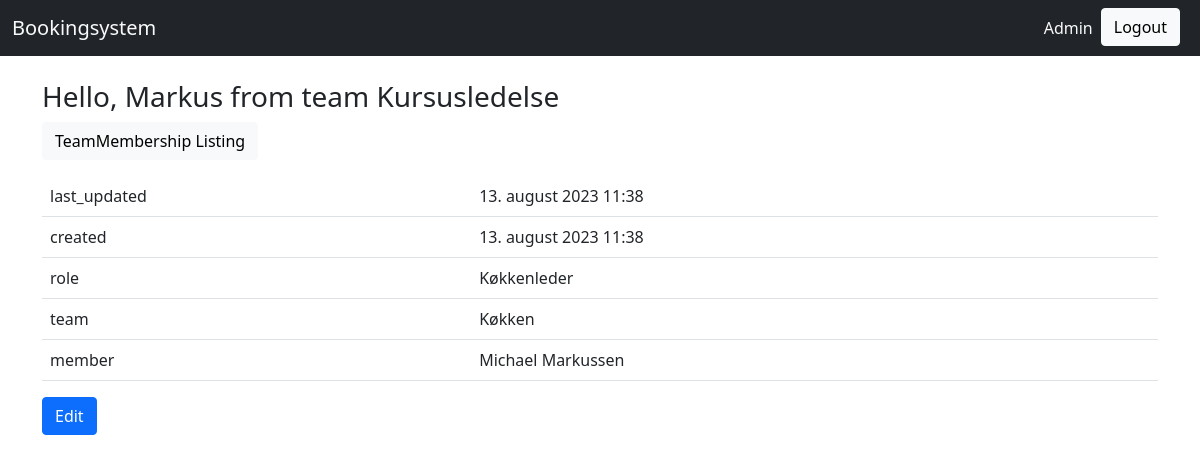
The page /organization/organization/TeamMembership/detail/3/ (signed in) on the database its author committed.
### organization/models.py (models this page shows, shortened)
class Volunteer(AbstractUser):
    username = models.CharField(max_length=30, unique=True)
    first_name = models.CharField(max_length=30)
    created = models.DateTimeField(auto_now_add=True, editable=False)
    last_name = models.CharField(max_length=30)
    last_updated = models.DateTimeField(auto_now=True, editable=False)
    email = models.EmailField()
    class Meta:
        pass
    def __str__(self):
        return f"{self.first_name} {self.last_name}"

class TeamMembership(models.Model):
    team = models.ForeignKey("organization.Team", on_delete=models.CASCADE)
    member = models.ForeignKey("organization.Volunteer", on_delete=models.CASCADE)
    last_updated = models.DateTimeField(auto_now=True, editable=False)
    created = models.DateTimeField(auto_now_add=True, editable=False)
    role = models.CharField(max_length=30)
    class Meta:
        pass
    def get_update_url(self):
        return reverse("organization_TeamMembership_update", args=(self.pk,))

class Team(models.Model):
    name = models.CharField(max_length=30)
    last_updated = models.DateTimeField(auto_now=True, editable=False)
    short_name = models.CharField(max_length=30)
    created = models.DateTimeField(auto_now_add=True, editable=False)
    class Meta:
        pass
    def __str__(self):
        return str(self.name)

### organization/views.py (the view)
# urls.py: path("organization/TeamMembership/detail/<int:pk>/", views.TeamMembershipDetailView.as_view(), name="organization_TeamMembership_detail"),
class TeamMembershipDetailView(generic.DetailView):
    model = models.TeamMembership
    form_class = forms.TeamMembershipForm

### organization/templates/organization/teammembership_detail.html
{% extends "base.html" %}
{% load static %}
{% block content %}
<p>
    <a class="btn btn-light" href="{% url 'organization_TeamMembership_list' %}">
    TeamMembership Listing
    </a>
</p>
<table class="table">
    <tr><td>last_updated</td><td>{{ object.last_updated }}</td></tr>
    <tr><td>created</td><td>{{ object.created }}</td></tr>
    <tr><td>role</td><td>{{ object.role }}</td></tr>
    <tr><td>team</td><td>{{ object.team }}</td></tr>
    <tr><td>member</td><td>{{ object.member }}</td></tr>
</table>
<a class="btn btn-primary" href="{{object.get_update_url}}">Edit</a>
{% endblock %}

### templates/base.html (shortened to what this page needs)
<!doctype html>
<html lang="en">
    <head>
        <link href="https://cdn.jsdelivr.net/npm/bootstrap@5.0.0-beta1/dist/css/bootstrap.min.css" rel="stylesheet">
    </head>
  <body>
    {% load bootstrap_icons %}
  	{% include 'navbar.html' %}
    <br/>
    <div class="container">
      {% if request.user.is_authenticated %}
      <h3>Hello, {{ user.first_name }} from team {% with volunteer_team_memberships=request.user.teammembership_set.all %}
          {% if volunteer_team_memberships %}
              {{ volunteer_team_memberships.first.team.name }}
          {% endif %}
          {% endwith %}</h3>
      {% endif %}
      {% block content %}{% endblock %}
    </div>
  </body>
</html>

### rows shown on the page
Volunteer: first_name "Markus"
TeamMembership: first.team.name "Kursusledelse"
TeamMembership: last_updated "13. august 2023 11:38", created "13. august 2023 11:38", role "Køkkenleder", team "Køkken", member "Michael Markussen"
